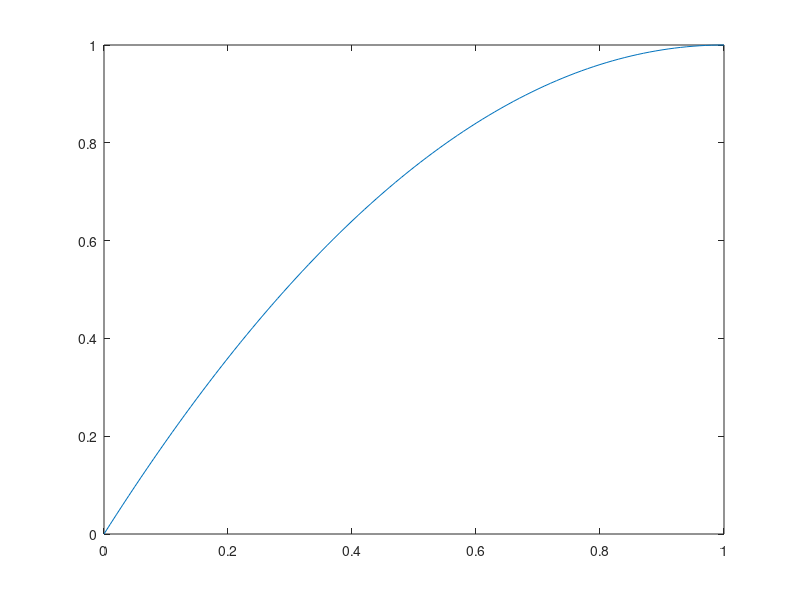
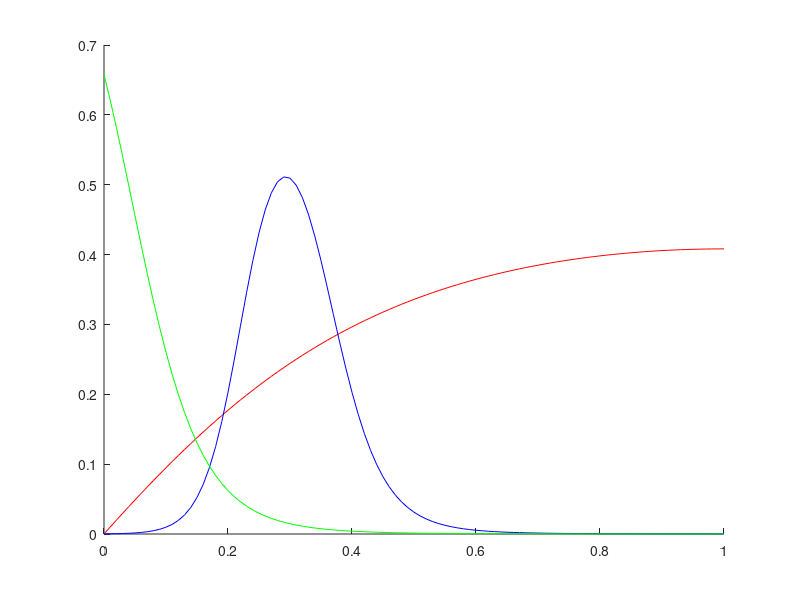

The MATLAB source for these figures, in order:
x = [0:0.01:1];
fx = -1 .* x.* x + 2 .* x;
figure(1);
plot (x, fx);

theta1 = 0.1
theta2 = 0.4
theta3 = 0.6
theta4 = 0.1

sigmaA = 0.1
sigmaB = 0.1
sigmaC = 0.2

kA =  0.1
kB =  6
kC =  0.9

rhoA = (kA./2) .* (1+tanh(fx-theta1)/sigmaA);
rhoB = (kB./2) .* (1+tanh((theta2-fx)/sigmaB)) .* (kB./2) .* (1+tanh((fx-theta3)./sigmaB));
rhoC = (kC./2) .* (1+tanh((theta4-fx)./sigmaC));

figure(2); clf;
hold on;
plot (x, rhoA, 'r')
plot (x, rhoB, 'b')
plot (x, rhoC, 'g')
